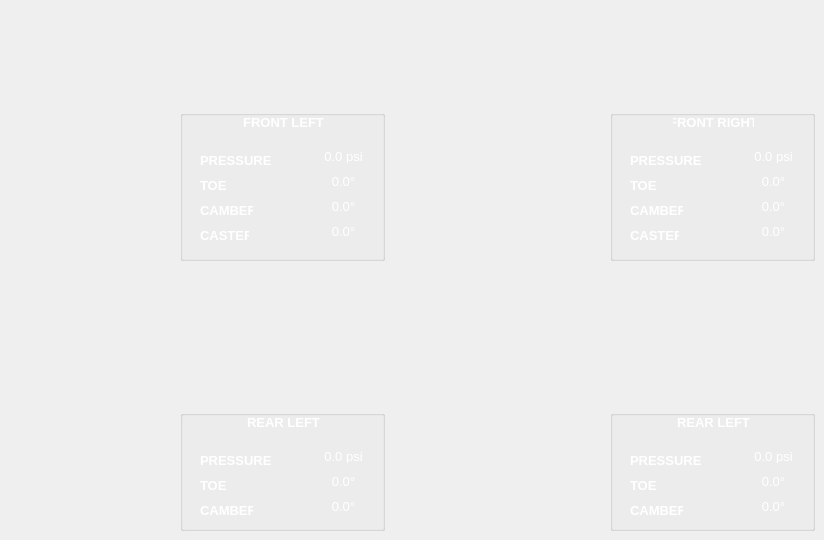
      <widget class="QWidget" name="tyres">
       <widget class="QGroupBox" name="frontLeftBox">
        <property name="geometry">
         <rect>
          <x>180</x>
          <y>110</y>
          <width>205</width>
          <height>151</height>
         </rect>
        </property>
        <property name="title">
         <string/>
        </property>
        <widget class="QLabel" name="frontLeftTitle">
         <property name="geometry">
          <rect>
           <x>63</x>
           <y>2</y>
           <width>81</width>
           <height>20</height>
          </rect>
         </property>
         <property name="font">
          <font>
           <pointsize>10</pointsize>
           <weight>75</weight>
           <bold>true</bold>
          </font>
         </property>
         <property name="styleSheet">
          <string notr="true">color: white;</string>
         </property>
         <property name="text">
          <string>FRONT LEFT</string>
         </property>
         <property name="alignment">
          <set>Qt::AlignCenter</set>
         </property>
        </widget>
        <widget class="QLabel" name="psiFLTitle">
         <property name="geometry">
          <rect>
           <x>20</x>
           <y>40</y>
           <width>71</width>
           <height>21</height>
          </rect>
         </property>
         <property name="font">
          <font>
           <pointsize>10</pointsize>
           <weight>75</weight>
           <bold>true</bold>
          </font>
         </property>
         <property name="styleSheet">
          <string notr="true">color:white;</string>
         </property>
         <property name="text">
          <string>PRESSURE</string>
         </property>
         <property name="alignment">
          <set>Qt::AlignLeading|Qt::AlignLeft|Qt::AlignVCenter</set>
         </property>
        </widget>
        <widget class="QLabel" name="toeFLTitle">
         <property name="geometry">
          <rect>
           <x>20</x>
           <y>65</y>
           <width>31</width>
           <height>21</height>
          </rect>
         </property>
         <property name="font">
          <font>
           <pointsize>10</pointsize>
           <weight>75</weight>
           <bold>true</bold>
          </font>
         </property>
         <property name="styleSheet">
          <string notr="true">color:white;</string>
         </property>
         <property name="text">
          <string>TOE</string>
         </property>
         <property name="alignment">
          <set>Qt::AlignLeading|Qt::AlignLeft|Qt::AlignVCenter</set>
         </property>
        </widget>
        <widget class="QLabel" name="camberFLTitle">
         <property name="geometry">
          <rect>
           <x>20</x>
           <y>90</y>
           <width>53</width>
           <height>21</height>
          </rect>
         </property>
         <property name="font">
          <font>
           <pointsize>10</pointsize>
           <weight>75</weight>
           <bold>true</bold>
          </font>
         </property>
         <property name="styleSheet">
          <string notr="true">color:white;</string>
         </property>
         <property name="text">
          <string>CAMBER</string>
         </property>
         <property name="alignment">
          <set>Qt::AlignLeading|Qt::AlignLeft|Qt::AlignVCenter</set>
         </property>
        </widget>
        <widget class="QLabel" name="casterFLTitle">
         <property name="geometry">
          <rect>
           <x>20</x>
           <y>115</y>
           <width>49</width>
           <height>21</height>
          </rect>
         </property>
         <property name="font">
          <font>
           <pointsize>10</pointsize>
           <weight>75</weight>
           <bold>true</bold>
          </font>
         </property>
         <property name="styleSheet">
          <string notr="true">color:white;</string>
         </property>
         <property name="text">
          <string>CASTER</string>
         </property>
         <property name="alignment">
          <set>Qt::AlignLeading|Qt::AlignLeft|Qt::AlignVCenter</set>
         </property>
        </widget>
        <widget class="QLabel" name="psiFLValue">
         <property name="geometry">
          <rect>
           <x>140</x>
           <y>40</y>
           <width>47</width>
           <height>13</height>
          </rect>
         </property>
         <property name="font">
          <font>
           <pointsize>10</pointsize>
          </font>
         </property>
         <property name="styleSheet">
          <string notr="true">color:white;</string>
         </property>
         <property name="text">
          <string>0.0 psi</string>
         </property>
         <property name="alignment">
          <set>Qt::AlignCenter</set>
         </property>
        </widget>
        <widget class="QLabel" name="toeFLValue">
         <property name="geometry">
          <rect>
           <x>140</x>
           <y>65</y>
           <width>47</width>
           <height>13</height>
          </rect>
         </property>
         <property name="font">
          <font>
           <pointsize>10</pointsize>
          </font>
         </property>
         <property name="styleSheet">
          <string notr="true">color:white;</string>
         </property>
         <property name="text">
          <string>0.0°</string>
         </property>
         <property name="alignment">
          <set>Qt::AlignCenter</set>
         </property>
        </widget>
        <widget class="QLabel" name="camberFLValue">
         <property name="geometry">
          <rect>
           <x>140</x>
           <y>90</y>
           <width>47</width>
           <height>13</height>
          </rect>
         </property>
         <property name="font">
          <font>
           <pointsize>10</pointsize>
          </font>
         </property>
         <property name="styleSheet">
          <string notr="true">color:white;</string>
         </property>
         <property name="text">
          <string>0.0°</string>
         </property>
         <property name="alignment">
          <set>Qt::AlignCenter</set>
         </property>
        </widget>
        <widget class="QLabel" name="casterFLValue">
         <property name="geometry">
          <rect>
           <x>140</x>
           <y>115</y>
           <width>47</width>
           <height>13</height>
          </rect>
         </property>
         <property name="font">
          <font>
           <pointsize>10</pointsize>
          </font>
         </property>
         <property name="styleSheet">
          <string notr="true">color:white;</string>
         </property>
         <property name="text">
          <string>0.0°</string>
         </property>
         <property name="alignment">
          <set>Qt::AlignCenter</set>
         </property>
        </widget>
       </widget>
       <widget class="QGroupBox" name="frontRightBox">
        <property name="geometry">
         <rect>
          <x>610</x>
          <y>110</y>
          <width>205</width>
          <height>151</height>
         </rect>
        </property>
        <property name="title">
         <string/>
        </property>
        <widget class="QLabel" name="frontRightTitle">
         <property name="geometry">
          <rect>
           <x>63</x>
           <y>2</y>
           <width>81</width>
           <height>20</height>
          </rect>
         </property>
         <property name="font">
          <font>
           <pointsize>10</pointsize>
           <weight>75</weight>
           <bold>true</bold>
          </font>
         </property>
         <property name="styleSheet">
          <string notr="true">color: white;</string>
         </property>
         <property name="text">
          <string>FRONT RIGHT</string>
         </property>
         <property name="alignment">
          <set>Qt::AlignCenter</set>
         </property>
        </widget>
        <widget class="QLabel" name="psiFRTitle">
         <property name="geometry">
          <rect>
           <x>20</x>
           <y>40</y>
           <width>71</width>
           <height>21</height>
          </rect>
         </property>
         <property name="font">
          <font>
           <pointsize>10</pointsize>
           <weight>75</weight>
           <bold>true</bold>
          </font>
         </property>
         <property name="styleSheet">
          <string notr="true">color:white;</string>
         </property>
         <property name="text">
          <string>PRESSURE</string>
         </property>
         <property name="alignment">
          <set>Qt::AlignLeading|Qt::AlignLeft|Qt::AlignVCenter</set>
         </property>
        </widget>
        <widget class="QLabel" name="toeFRTitle">
         <property name="geometry">
          <rect>
           <x>20</x>
           <y>65</y>
           <width>31</width>
           <height>21</height>
          </rect>
         </property>
         <property name="font">
          <font>
           <pointsize>10</pointsize>
           <weight>75</weight>
           <bold>true</bold>
          </font>
         </property>
         <property name="styleSheet">
          <string notr="true">color:white;</string>
         </property>
         <property name="text">
          <string>TOE</string>
         </property>
         <property name="alignment">
          <set>Qt::AlignLeading|Qt::AlignLeft|Qt::AlignVCenter</set>
         </property>
        </widget>
        <widget class="QLabel" name="camberFRTitle">
         <property name="geometry">
          <rect>
           <x>20</x>
           <y>90</y>
           <width>53</width>
           <height>21</height>
          </rect>
         </property>
         <property name="font">
          <font>
           <pointsize>10</pointsize>
           <weight>75</weight>
           <bold>true</bold>
          </font>
         </property>
         <property name="styleSheet">
          <string notr="true">color:white;</string>
         </property>
         <property name="text">
          <string>CAMBER</string>
         </property>
         <property name="alignment">
          <set>Qt::AlignLeading|Qt::AlignLeft|Qt::AlignVCenter</set>
         </property>
        </widget>
        <widget class="QLabel" name="casterFRTitle">
         <property name="geometry">
          <rect>
           <x>20</x>
           <y>115</y>
           <width>49</width>
           <height>21</height>
          </rect>
         </property>
         <property name="font">
          <font>
           <pointsize>10</pointsize>
           <weight>75</weight>
           <bold>true</bold>
          </font>
         </property>
         <property name="styleSheet">
          <string notr="true">color:white;</string>
         </property>
         <property name="text">
          <string>CASTER</string>
         </property>
         <property name="alignment">
          <set>Qt::AlignLeading|Qt::AlignLeft|Qt::AlignVCenter</set>
         </property>
        </widget>
        <widget class="QLabel" name="psiFRValue">
         <property name="geometry">
          <rect>
           <x>140</x>
           <y>40</y>
           <width>47</width>
           <height>13</height>
          </rect>
         </property>
         <property name="font">
          <font>
           <pointsize>10</pointsize>
          </font>
         </property>
         <property name="styleSheet">
          <string notr="true">color:white;</string>
         </property>
         <property name="text">
          <string>0.0 psi</string>
         </property>
         <property name="alignment">
          <set>Qt::AlignCenter</set>
         </property>
        </widget>
        <widget class="QLabel" name="toeFRValue">
         <property name="geometry">
          <rect>
           <x>140</x>
           <y>65</y>
           <width>47</width>
           <height>13</height>
          </rect>
         </property>
         <property name="font">
          <font>
           <pointsize>10</pointsize>
          </font>
         </property>
         <property name="styleSheet">
          <string notr="true">color:white;</string>
         </property>
         <property name="text">
          <string>0.0°</string>
         </property>
         <property name="alignment">
          <set>Qt::AlignCenter</set>
         </property>
        </widget>
        <widget class="QLabel" name="camberFRValue">
         <property name="geometry">
          <rect>
           <x>140</x>
           <y>90</y>
           <width>47</width>
           <height>13</height>
          </rect>
         </property>
         <property name="font">
          <font>
           <pointsize>10</pointsize>
          </font>
         </property>
         <property name="styleSheet">
          <string notr="true">color:white;</string>
         </property>
         <property name="text">
          <string>0.0°</string>
         </property>
         <property name="alignment">
          <set>Qt::AlignCenter</set>
         </property>
        </widget>
        <widget class="QLabel" name="casterFRValue">
         <property name="geometry">
          <rect>
           <x>140</x>
           <y>115</y>
           <width>47</width>
           <height>13</height>
          </rect>
         </property>
         <property name="font">
          <font>
           <pointsize>10</pointsize>
          </font>
         </property>
         <property name="styleSheet">
          <string notr="true">color:white;</string>
         </property>
         <property name="text">
          <string>0.0°</string>
         </property>
         <property name="alignment">
          <set>Qt::AlignCenter</set>
         </property>
        </widget>
       </widget>
       <widget class="QGroupBox" name="rearLeftBox">
        <property name="geometry">
         <rect>
          <x>180</x>
          <y>410</y>
          <width>205</width>
          <height>121</height>
         </rect>
        </property>
        <property name="title">
         <string/>
        </property>
        <widget class="QLabel" name="rearLeftTitle">
         <property name="geometry">
          <rect>
           <x>63</x>
           <y>2</y>
           <width>81</width>
           <height>20</height>
          </rect>
         </property>
         <property name="font">
          <font>
           <pointsize>10</pointsize>
           <weight>75</weight>
           <bold>true</bold>
          </font>
         </property>
         <property name="styleSheet">
          <string notr="true">color: white;</string>
         </property>
         <property name="text">
          <string>REAR LEFT</string>
         </property>
         <property name="alignment">
          <set>Qt::AlignCenter</set>
         </property>
        </widget>
        <widget class="QLabel" name="psiRLTitle">
         <property name="geometry">
          <rect>
           <x>20</x>
           <y>40</y>
           <width>71</width>
           <height>21</height>
          </rect>
         </property>
         <property name="font">
          <font>
           <pointsize>10</pointsize>
           <weight>75</weight>
           <bold>true</bold>
          </font>
         </property>
         <property name="styleSheet">
          <string notr="true">color:white;</string>
         </property>
         <property name="text">
          <string>PRESSURE</string>
         </property>
         <property name="alignment">
          <set>Qt::AlignLeading|Qt::AlignLeft|Qt::AlignVCenter</set>
         </property>
        </widget>
        <widget class="QLabel" name="toeRLTitle">
         <property name="geometry">
          <rect>
           <x>20</x>
           <y>65</y>
           <width>31</width>
           <height>21</height>
          </rect>
         </property>
         <property name="font">
          <font>
           <pointsize>10</pointsize>
           <weight>75</weight>
           <bold>true</bold>
          </font>
         </property>
         <property name="styleSheet">
          <string notr="true">color:white;</string>
         </property>
         <property name="text">
          <string>TOE</string>
         </property>
         <property name="alignment">
          <set>Qt::AlignLeading|Qt::AlignLeft|Qt::AlignVCenter</set>
         </property>
        </widget>
        <widget class="QLabel" name="camberRLTitle">
         <property name="geometry">
          <rect>
           <x>20</x>
           <y>90</y>
           <width>53</width>
           <height>21</height>
          </rect>
         </property>
         <property name="font">
          <font>
           <pointsize>10</pointsize>
           <weight>75</weight>
           <bold>true</bold>
          </font>
         </property>
         <property name="styleSheet">
          <string notr="true">color:white;</string>
         </property>
         <property name="text">
          <string>CAMBER</string>
         </property>
         <property name="alignment">
          <set>Qt::AlignLeading|Qt::AlignLeft|Qt::AlignVCenter</set>
         </property>
        </widget>
        <widget class="QLabel" name="psiRLValue">
         <property name="geometry">
          <rect>
           <x>140</x>
           <y>40</y>
           <width>47</width>
           <height>13</height>
          </rect>
         </property>
         <property name="font">
          <font>
           <pointsize>10</pointsize>
          </font>
         </property>
         <property name="styleSheet">
          <string notr="true">color:white;</string>
         </property>
         <property name="text">
          <string>0.0 psi</string>
         </property>
         <property name="alignment">
          <set>Qt::AlignCenter</set>
         </property>
        </widget>
        <widget class="QLabel" name="toeRLValue">
         <property name="geometry">
          <rect>
           <x>140</x>
           <y>65</y>
           <width>47</width>
           <height>13</height>
          </rect>
         </property>
         <property name="font">
          <font>
           <pointsize>10</pointsize>
          </font>
         </property>
         <property name="styleSheet">
          <string notr="true">color:white;</string>
         </property>
         <property name="text">
          <string>0.0°</string>
         </property>
         <property name="alignment">
          <set>Qt::AlignCenter</set>
         </property>
        </widget>
        <widget class="QLabel" name="camberRLValue">
         <property name="geometry">
          <rect>
           <x>140</x>
           <y>90</y>
           <width>47</width>
           <height>13</height>
          </rect>
         </property>
         <property name="font">
          <font>
           <pointsize>10</pointsize>
          </font>
         </property>
         <property name="styleSheet">
          <string notr="true">color:white;</string>
         </property>
         <property name="text">
          <string>0.0°</string>
         </property>
         <property name="alignment">
          <set>Qt::AlignCenter</set>
         </property>
        </widget>
       </widget>
       <widget class="QGroupBox" name="rearRightBox">
        <property name="geometry">
         <rect>
          <x>610</x>
          <y>410</y>
          <width>205</width>
          <height>121</height>
         </rect>
        </property>
        <property name="title">
         <string/>
        </property>
        <widget class="QLabel" name="rearRightTitle">
         <property name="geometry">
          <rect>
           <x>63</x>
           <y>2</y>
           <width>81</width>
           <height>20</height>
          </rect>
         </property>
         <property name="font">
          <font>
           <pointsize>10</pointsize>
           <weight>75</weight>
           <bold>true</bold>
          </font>
         </property>
         <property name="styleSheet">
          <string notr="true">color: white;</string>
         </property>
         <property name="text">
          <string>REAR LEFT</string>
         </property>
         <property name="alignment">
          <set>Qt::AlignCenter</set>
         </property>
        </widget>
        <widget class="QLabel" name="psiRRTitle">
         <property name="geometry">
          <rect>
           <x>20</x>
           <y>40</y>
           <width>71</width>
           <height>21</height>
          </rect>
         </property>
         <property name="font">
          <font>
           <pointsize>10</pointsize>
           <weight>75</weight>
           <bold>true</bold>
          </font>
         </property>
         <property name="styleSheet">
          <string notr="true">color:white;</string>
         </property>
         <property name="text">
          <string>PRESSURE</string>
         </property>
         <property name="alignment">
          <set>Qt::AlignLeading|Qt::AlignLeft|Qt::AlignVCenter</set>
         </property>
        </widget>
        <widget class="QLabel" name="toeRRTitle">
         <property name="geometry">
          <rect>
           <x>20</x>
           <y>65</y>
           <width>31</width>
           <height>21</height>
          </rect>
         </property>
         <property name="font">
          <font>
           <pointsize>10</pointsize>
           <weight>75</weight>
           <bold>true</bold>
          </font>
         </property>
         <property name="styleSheet">
          <string notr="true">color:white;</string>
         </property>
         <property name="text">
          <string>TOE</string>
         </property>
         <property name="alignment">
          <set>Qt::AlignLeading|Qt::AlignLeft|Qt::AlignVCenter</set>
         </property>
        </widget>
        <widget class="QLabel" name="camberRRTitle">
         <property name="geometry">
          <rect>
           <x>20</x>
           <y>90</y>
           <width>53</width>
           <height>21</height>
          </rect>
         </property>
         <property name="font">
          <font>
           <pointsize>10</pointsize>
           <weight>75</weight>
           <bold>true</bold>
          </font>
         </property>
         <property name="styleSheet">
          <string notr="true">color:white;</string>
         </property>
         <property name="text">
          <string>CAMBER</string>
         </property>
         <property name="alignment">
          <set>Qt::AlignLeading|Qt::AlignLeft|Qt::AlignVCenter</set>
         </property>
        </widget>
        <widget class="QLabel" name="psiRRValue">
         <property name="geometry">
          <rect>
           <x>140</x>
           <y>40</y>
           <width>47</width>
           <height>13</height>
          </rect>
         </property>
         <property name="font">
          <font>
           <pointsize>10</pointsize>
          </font>
         </property>
         <property name="styleSheet">
          <string notr="true">color:white;</string>
         </property>
         <property name="text">
          <string>0.0 psi</string>
         </property>
         <property name="alignment">
          <set>Qt::AlignCenter</set>
         </property>
        </widget>
        <widget class="QLabel" name="toeRRValue">
         <property name="geometry">
          <rect>
           <x>140</x>
           <y>65</y>
           <width>47</width>
           <height>13</height>
          </rect>
         </property>
         <property name="font">
          <font>
           <pointsize>10</pointsize>
          </font>
         </property>
         <property name="styleSheet">
          <string notr="true">color:white;</string>
         </property>
         <property name="text">
          <string>0.0°</string>
         </property>
         <property name="alignment">
          <set>Qt::AlignCenter</set>
         </property>
        </widget>
        <widget class="QLabel" name="camberRRValue">
         <property name="geometry">
          <rect>
           <x>140</x>
           <y>90</y>
           <width>47</width>
           <height>13</height>
          </rect>
         </property>
         <property name="font">
          <font>
           <pointsize>10</pointsize>
          </font>
         </property>
         <property name="styleSheet">
          <string notr="true">color:white;</string>
         </property>
         <property name="text">
          <string>0.0°</string>
         </property>
         <property name="alignment">
          <set>Qt::AlignCenter</set>
         </property>
        </widget>
       </widget>
      </widget>
